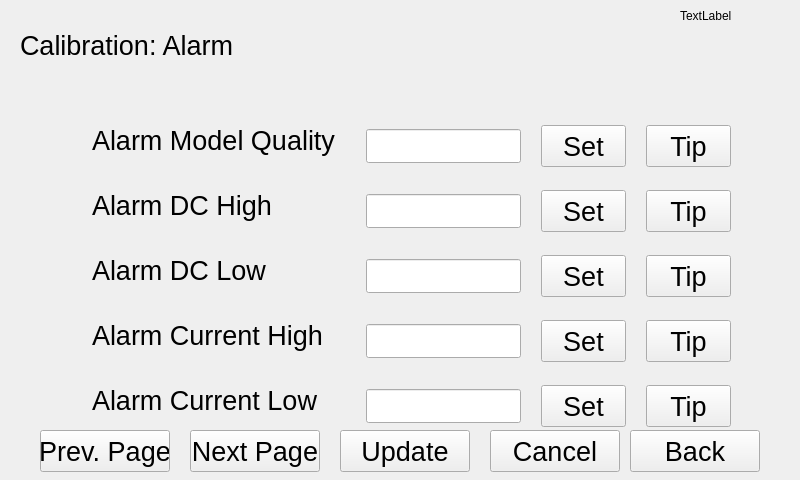
<?xml version="1.0" encoding="UTF-8"?>
<ui version="4.0">
 <class>alamDlg3</class>
 <widget class="QWidget" name="alamDlg3">
  <property name="geometry">
   <rect>
    <x>0</x>
    <y>0</y>
    <width>800</width>
    <height>480</height>
   </rect>
  </property>
  <property name="windowTitle">
   <string>Form</string>
  </property>
  <widget class="QLabel" name="label">
   <property name="geometry">
    <rect>
     <x>20</x>
     <y>20</y>
     <width>261</width>
     <height>51</height>
    </rect>
   </property>
   <property name="text">
    <string>&lt;html&gt;&lt;head/&gt;&lt;body&gt;&lt;p&gt;&lt;span style=&quot; font-size:20pt;&quot;&gt;Calibration:  Alarm&lt;/span&gt;&lt;/p&gt;&lt;/body&gt;&lt;/html&gt;</string>
   </property>
  </widget>
  <widget class="QLabel" name="label_2">
   <property name="geometry">
    <rect>
     <x>92</x>
     <y>190</y>
     <width>261</width>
     <height>32</height>
    </rect>
   </property>
   <property name="font">
    <font>
     <pointsize>20</pointsize>
    </font>
   </property>
   <property name="text">
    <string>&lt;html&gt;&lt;head/&gt;&lt;body&gt;&lt;p&gt;Alarm DC High&lt;/p&gt;&lt;/body&gt;&lt;/html&gt;</string>
   </property>
  </widget>
  <widget class="QLabel" name="label_3">
   <property name="geometry">
    <rect>
     <x>92</x>
     <y>255</y>
     <width>251</width>
     <height>32</height>
    </rect>
   </property>
   <property name="font">
    <font>
     <pointsize>20</pointsize>
    </font>
   </property>
   <property name="text">
    <string>&lt;html&gt;&lt;head/&gt;&lt;body&gt;&lt;p&gt;Alarm DC Low&lt;/p&gt;&lt;/body&gt;&lt;/html&gt;</string>
   </property>
  </widget>
  <widget class="QLabel" name="label_4">
   <property name="geometry">
    <rect>
     <x>92</x>
     <y>320</y>
     <width>251</width>
     <height>32</height>
    </rect>
   </property>
   <property name="font">
    <font>
     <pointsize>20</pointsize>
    </font>
   </property>
   <property name="text">
    <string>&lt;html&gt;&lt;head/&gt;&lt;body&gt;&lt;p&gt;Alarm  Current  High&lt;/p&gt;&lt;/body&gt;&lt;/html&gt;</string>
   </property>
  </widget>
  <widget class="QLabel" name="label_5">
   <property name="geometry">
    <rect>
     <x>92</x>
     <y>385</y>
     <width>271</width>
     <height>32</height>
    </rect>
   </property>
   <property name="font">
    <font>
     <pointsize>20</pointsize>
    </font>
   </property>
   <property name="text">
    <string>&lt;html&gt;&lt;head/&gt;&lt;body&gt;&lt;p&gt;Alarm Current Low&lt;/p&gt;&lt;/body&gt;&lt;/html&gt;</string>
   </property>
  </widget>
  <widget class="QLabel" name="dateTime">
   <property name="geometry">
    <rect>
     <x>680</x>
     <y>10</y>
     <width>54</width>
     <height>12</height>
    </rect>
   </property>
   <property name="text">
    <string>TextLabel</string>
   </property>
  </widget>
  <widget class="QLineEdit" name="DCHigh_lineEdit">
   <property name="geometry">
    <rect>
     <x>366</x>
     <y>194</y>
     <width>155</width>
     <height>34</height>
    </rect>
   </property>
   <property name="font">
    <font>
     <pointsize>20</pointsize>
    </font>
   </property>
  </widget>
  <widget class="QLineEdit" name="DCLow_lineEdit">
   <property name="geometry">
    <rect>
     <x>366</x>
     <y>259</y>
     <width>155</width>
     <height>34</height>
    </rect>
   </property>
   <property name="font">
    <font>
     <pointsize>20</pointsize>
    </font>
   </property>
  </widget>
  <widget class="QLineEdit" name="Ihigh_lineEdit">
   <property name="geometry">
    <rect>
     <x>366</x>
     <y>324</y>
     <width>155</width>
     <height>34</height>
    </rect>
   </property>
   <property name="font">
    <font>
     <pointsize>20</pointsize>
    </font>
   </property>
  </widget>
  <widget class="QLineEdit" name="Ilow_lineEdit">
   <property name="geometry">
    <rect>
     <x>366</x>
     <y>389</y>
     <width>155</width>
     <height>34</height>
    </rect>
   </property>
   <property name="font">
    <font>
     <pointsize>20</pointsize>
    </font>
   </property>
  </widget>
  <widget class="QPushButton" name="laserpowertoohighTip">
   <property name="geometry">
    <rect>
     <x>646</x>
     <y>190</y>
     <width>85</width>
     <height>42</height>
    </rect>
   </property>
   <property name="font">
    <font>
     <pointsize>20</pointsize>
    </font>
   </property>
   <property name="text">
    <string>Tip</string>
   </property>
  </widget>
  <widget class="QPushButton" name="laserpowertoolowTip">
   <property name="geometry">
    <rect>
     <x>646</x>
     <y>255</y>
     <width>85</width>
     <height>42</height>
    </rect>
   </property>
   <property name="font">
    <font>
     <pointsize>20</pointsize>
    </font>
   </property>
   <property name="text">
    <string>Tip</string>
   </property>
  </widget>
  <widget class="QPushButton" name="lasercurrenttoohighTip">
   <property name="geometry">
    <rect>
     <x>646</x>
     <y>320</y>
     <width>85</width>
     <height>42</height>
    </rect>
   </property>
   <property name="font">
    <font>
     <pointsize>20</pointsize>
    </font>
   </property>
   <property name="text">
    <string>Tip</string>
   </property>
  </widget>
  <widget class="QPushButton" name="lasercurrenttoolowTip">
   <property name="geometry">
    <rect>
     <x>646</x>
     <y>385</y>
     <width>85</width>
     <height>42</height>
    </rect>
   </property>
   <property name="font">
    <font>
     <pointsize>20</pointsize>
    </font>
   </property>
   <property name="text">
    <string>Tip</string>
   </property>
  </widget>
  <widget class="QPushButton" name="back">
   <property name="geometry">
    <rect>
     <x>630</x>
     <y>430</y>
     <width>130</width>
     <height>42</height>
    </rect>
   </property>
   <property name="font">
    <font>
     <pointsize>20</pointsize>
    </font>
   </property>
   <property name="text">
    <string>Back</string>
   </property>
  </widget>
  <widget class="QPushButton" name="cancel">
   <property name="geometry">
    <rect>
     <x>490</x>
     <y>430</y>
     <width>130</width>
     <height>42</height>
    </rect>
   </property>
   <property name="font">
    <font>
     <pointsize>20</pointsize>
    </font>
   </property>
   <property name="text">
    <string>Cancel</string>
   </property>
  </widget>
  <widget class="QPushButton" name="pageUp">
   <property name="geometry">
    <rect>
     <x>40</x>
     <y>430</y>
     <width>130</width>
     <height>42</height>
    </rect>
   </property>
   <property name="font">
    <font>
     <pointsize>20</pointsize>
    </font>
   </property>
   <property name="text">
    <string>Prev. Page</string>
   </property>
  </widget>
  <widget class="QPushButton" name="pageDown">
   <property name="geometry">
    <rect>
     <x>190</x>
     <y>430</y>
     <width>130</width>
     <height>42</height>
    </rect>
   </property>
   <property name="font">
    <font>
     <pointsize>20</pointsize>
    </font>
   </property>
   <property name="text">
    <string>Next Page</string>
   </property>
  </widget>
  <widget class="QPushButton" name="ok">
   <property name="geometry">
    <rect>
     <x>340</x>
     <y>430</y>
     <width>130</width>
     <height>42</height>
    </rect>
   </property>
   <property name="font">
    <font>
     <pointsize>20</pointsize>
    </font>
   </property>
   <property name="text">
    <string>Update</string>
   </property>
  </widget>
  <widget class="QPushButton" name="DCHigh_change">
   <property name="geometry">
    <rect>
     <x>541</x>
     <y>190</y>
     <width>85</width>
     <height>42</height>
    </rect>
   </property>
   <property name="font">
    <font>
     <pointsize>20</pointsize>
    </font>
   </property>
   <property name="text">
    <string>Set</string>
   </property>
  </widget>
  <widget class="QPushButton" name="DCLow_change">
   <property name="geometry">
    <rect>
     <x>541</x>
     <y>255</y>
     <width>85</width>
     <height>42</height>
    </rect>
   </property>
   <property name="font">
    <font>
     <pointsize>20</pointsize>
    </font>
   </property>
   <property name="text">
    <string>Set</string>
   </property>
  </widget>
  <widget class="QPushButton" name="IHigh_change">
   <property name="geometry">
    <rect>
     <x>541</x>
     <y>320</y>
     <width>85</width>
     <height>42</height>
    </rect>
   </property>
   <property name="font">
    <font>
     <pointsize>20</pointsize>
    </font>
   </property>
   <property name="text">
    <string>Set</string>
   </property>
  </widget>
  <widget class="QPushButton" name="Ilow_change">
   <property name="geometry">
    <rect>
     <x>541</x>
     <y>385</y>
     <width>85</width>
     <height>42</height>
    </rect>
   </property>
   <property name="font">
    <font>
     <pointsize>20</pointsize>
    </font>
   </property>
   <property name="text">
    <string>Set</string>
   </property>
  </widget>
  <widget class="QLabel" name="label_6">
   <property name="geometry">
    <rect>
     <x>92</x>
     <y>125</y>
     <width>261</width>
     <height>32</height>
    </rect>
   </property>
   <property name="font">
    <font>
     <pointsize>20</pointsize>
    </font>
   </property>
   <property name="text">
    <string>&lt;html&gt;&lt;head/&gt;&lt;body&gt;&lt;p&gt;Alarm Model Quality&lt;/p&gt;&lt;/body&gt;&lt;/html&gt;</string>
   </property>
  </widget>
  <widget class="QLineEdit" name="FitQual_lineEdit">
   <property name="geometry">
    <rect>
     <x>366</x>
     <y>129</y>
     <width>155</width>
     <height>34</height>
    </rect>
   </property>
   <property name="font">
    <font>
     <pointsize>20</pointsize>
    </font>
   </property>
  </widget>
  <widget class="QPushButton" name="FitQual_change">
   <property name="geometry">
    <rect>
     <x>541</x>
     <y>125</y>
     <width>85</width>
     <height>42</height>
    </rect>
   </property>
   <property name="font">
    <font>
     <pointsize>20</pointsize>
    </font>
   </property>
   <property name="text">
    <string>Set</string>
   </property>
  </widget>
  <widget class="QPushButton" name="FitQual_Tip">
   <property name="geometry">
    <rect>
     <x>646</x>
     <y>125</y>
     <width>85</width>
     <height>42</height>
    </rect>
   </property>
   <property name="font">
    <font>
     <pointsize>20</pointsize>
    </font>
   </property>
   <property name="text">
    <string>Tip</string>
   </property>
  </widget>
 </widget>
 <resources/>
 <connections/>
</ui>
